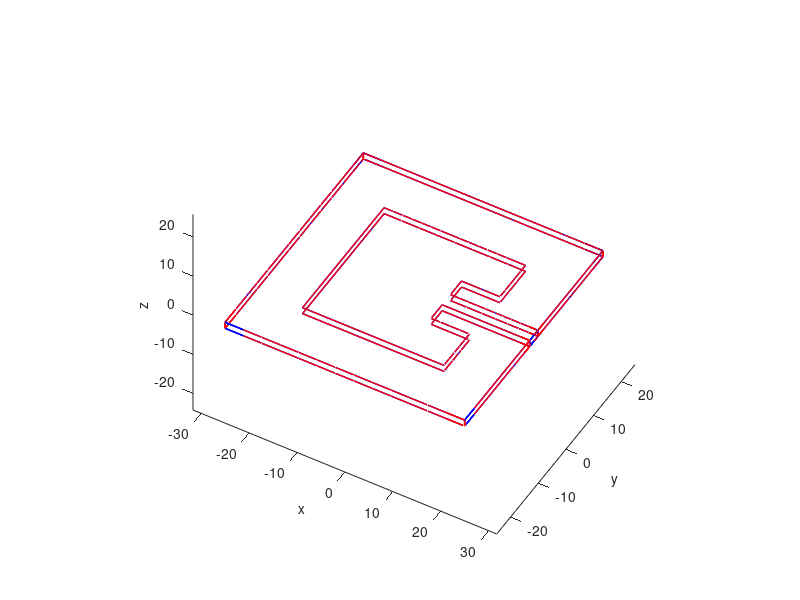

Write the MATLAB code that produced this figure.
close all; clear; clc;
%
data_1d = load("basis/basis_1d.txt");
%
[N_1d, ~] = size(data_1d);
% 
figure()
FontSize = 10;
xlabel("x", "FontSize", FontSize)
ylabel("y", "FontSize", FontSize)
zlabel("z", "FontSize", FontSize)
axis equal
view([30 45])
hold on
for i=1:N_1d
    plot3([data_1d(i, 1) data_1d(i, 1+3)],...
          [data_1d(i, 2) data_1d(i, 2+3)],...
          [data_1d(i, 3) data_1d(i, 3+3)],...
          "-r", "LineWidth", 1)
    plot3([data_1d(i, 1+3+3) data_1d(i, 1+3)],...
          [data_1d(i, 2+3+3) data_1d(i, 2+3)],...
          [data_1d(i, 3+3+3) data_1d(i, 3+3)],...
          "-b", "LineWidth", 1)
      input(" ");
end
hold off

